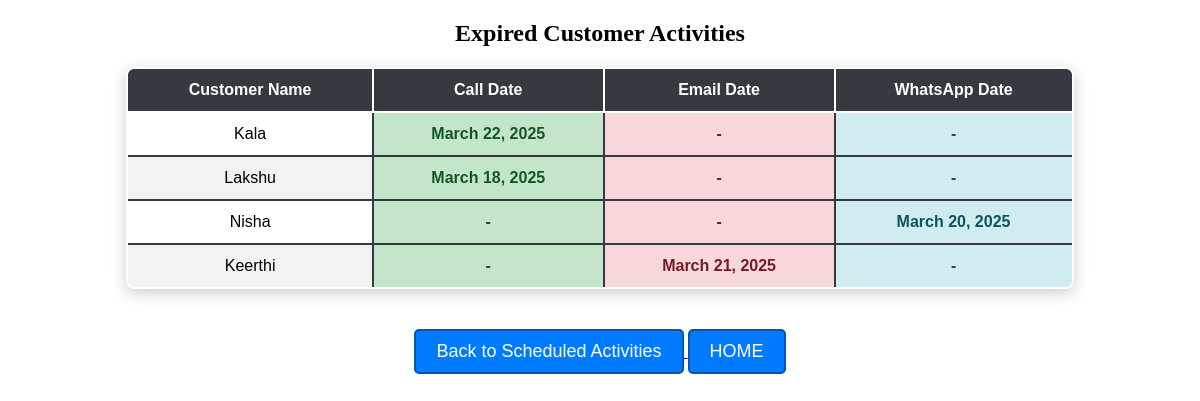
Screenshot of /expired_activities/ with the database file from the repository.
### firstapp/models.py (models this page shows, shortened)
class Customer(models.Model):
    STATUS_CHOICES = [
        ("new", "New"),
        ("Follow_up_1", "Follow Up 1"),
        ("Follow_up_2", "Follow Up 2"),
        ("Follow_up_3", "Follow Up 3"),
        ("not_interested", "Not Interested"),
    ]
    ACTIVITY_CHOICES = [
        ("", "No Activity"),
        ("call", "Call"),
        ("email", "Email"),
        ("whatsapp", "Whatsapp"),
    ]
    name = models.CharField(max_length=255)
    contact = models.CharField(max_length=20)
    email = models.EmailField()
    opportunity = models.CharField(max_length=255)
    date = models.DateField(default=date.today)
    status = models.CharField(max_length=20, choices=STATUS_CHOICES, default="new")
    activity = models.CharField(max_length=20, choices=ACTIVITY_CHOICES, blank=True)

class Activity(models.Model):
    ACTIVITY_CHOICES = [
        ("call", "Call"),
        ("email", "Email"),
        ("whatsapp", "WhatsApp"),
    ]
    customer = models.ForeignKey(Customer, on_delete=models.CASCADE, related_name="activities")
    type = models.CharField(max_length=20, choices=ACTIVITY_CHOICES)
    date = models.DateField()
    summary = models.TextField(blank=True, null=True)

### firstapp/views.py (the view)
# urls.py: path('expired_activities/', views.expired_activity_view, name='expired_activities'),
def expired_activity_view(request):
    customers = Customer.objects.all()
    expired_activities = {}
    today = now().date()
    for customer in customers:
        call_activity = Activity.objects.filter(customer=customer, type="call").order_by("-date").first()
        email_activity = Activity.objects.filter(customer=customer, type="email").order_by("-date").first()
        whatsapp_activity = Activity.objects.filter(customer=customer, type="whatsapp").order_by("-date").first()
        call_date = call_activity.date if call_activity else None
        email_date = email_activity.date if email_activity else None
        whatsapp_date = whatsapp_activity.date if whatsapp_activity else None
        expired_call = call_date if call_date and call_date < today else None
        expired_email = email_date if email_date and email_date < today else None
        expired_whatsapp = whatsapp_date if whatsapp_date and whatsapp_date < today else None
        if expired_call or expired_email or expired_whatsapp:
            expired_activities[customer.id] = {
                "customer": customer,
                "call_date": expired_call,
                "email_date": expired_email,
                "whatsapp_date": expired_whatsapp,
            }
    return render(request, "expired_activities.html", {"expired_activities": expired_activities})

### firstapp/templates/expired_activities.html (shortened to what this page needs)
<!DOCTYPE html>
<html>
<head>
</head>
<body>
    <center>
        <h2>Expired Customer Activities</h2>
        {% if expired_activities %}
        <table border="3">
            <tr>
                <th>Customer Name</th>
                <th>Call Date</th>
                <th>Email Date</th>
                <th>WhatsApp Date</th>
            </tr>
            {% for key, activity in expired_activities.items %}
            <tr>
                <td>{{ activity.customer.name }}</td>
                <td class="call-date">{{ activity.call_date|default:"-" }}</td>
                <td class="email-date">{{ activity.email_date|default:"-" }}</td>
                <td class="whatsapp-date">{{ activity.whatsapp_date|default:"-" }}</td>
            </tr>
            {% endfor %}
        </table>
        {% else %}
            <p>No expired activities found.</p>
        {% endif %}
        <a href="{% url 'customer_schedule' %}">
            <button>Back to Scheduled Activities</button>
        </a>
        <a href="{% url 'index' %}">
            <button>HOME</button>
        </a>
    </center>
</body>
</html>

### firstapp/templates/expired_activities.html (style rules this page uses)
table { width: 80%; border-collapse: collapse; margin: 20px auto; font-family: Arial, sans-serif; font-size: 16px; text-align: center; background-color: #ffffff; border-radius: 8px; overflow: hidden; box-shadow: 0px 4px 15px rgba(0, 0, 0, 0.2); border: 2px solid #343a40; }
th { background-color: #343a40; color: white; padding: 12px; border: 2px solid #ffffff; }
td { padding: 12px; border: 2px solid #343a40; }
tr:nth-child(odd) { background-color: #f2f2f2; }
tr:nth-child(even) { background-color: #ffffff; }
td.call-date { background-color: #c3e6cb; color: #155724; font-weight: bold; }
td.email-date { background-color: #f8d7da; color: #721c24; font-weight: bold; }
td.whatsapp-date { background-color: #d1ecf1; color: #0c5460; font-weight: bold; }
button { background-color: #007bff; color: white; font-size: 18px; padding: 10px 20px; border: none; border-radius: 5px; cursor: pointer; margin-top: 20px; text-decoration: none; border: 2px solid #0056b3; }

### rows the page displays
Customer: customer.name "Kala", call_date "March 22, 2025", email_date "-", whatsapp_date "-"
Customer: customer.name "Lakshu", call_date "March 18, 2025", email_date "-", whatsapp_date "-"
Customer: customer.name "Nisha", call_date "-", email_date "-", whatsapp_date "March 20, 2025"
Customer: customer.name "Keerthi", call_date "-", email_date "March 21, 2025", whatsapp_date "-"
